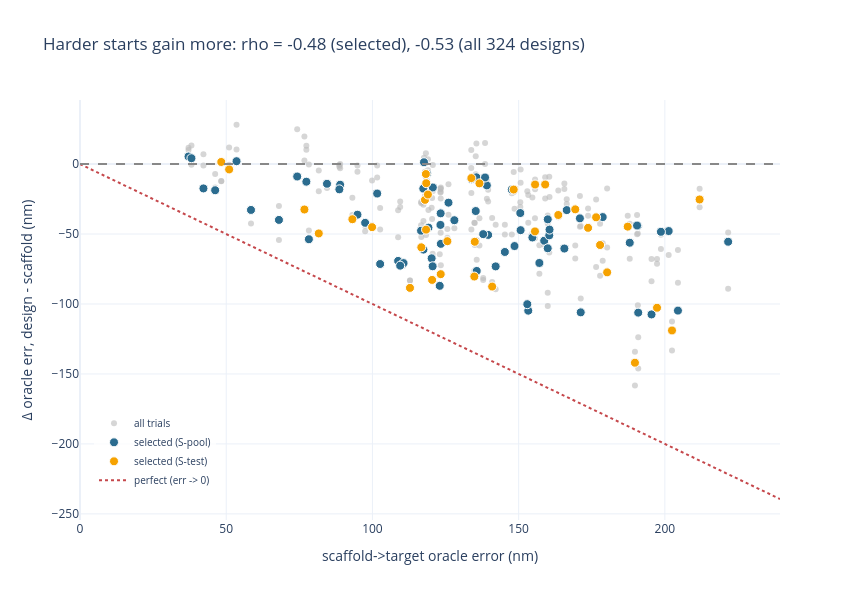

The notebook cell saved with this chart:
### Markdown cell above
## 7. Change in design error vs. how far the scaffold started from the target

**x** = the **scaffold** oracle error. **y** = the change from design,
`Δ = design err − scaffold err` (negative = improved), for the surrogate-selected trial. The dotted
`y = −x` line is the best possible (error driven to 0). Every trial is plotted faintly behind, so the
correlation can be read against the trial noise rather than through it.

### Code cell
pair = fin.merge(scaf0[["example", "peak_err"]].drop_duplicates("example"),
                 on="example", suffixes=("", "_scaf"))
pair["d"] = pair["peak_err"] - pair["peak_err_scaf"]
rho_sel = summ["d_err"].corr(summ["scaf_err"])
rho_all = pair["d"].corr(pair["peak_err_scaf"])
xmax = float(summ.scaf_err.max()) * 1.08
fig = go.Figure()
fig.add_trace(go.Scatter(x=pair["peak_err_scaf"], y=pair["d"], mode="markers", name="all trials",
                         marker=dict(color="#bbbbbb", size=6, opacity=0.6),
                         customdata=np.stack([pair["example"], pair["trial"]], axis=-1),
                         hovertemplate="%{customdata[0]} (trial %{customdata[1]:.0f})"
                                       "<br>scaffold %{x:.1f} nm, Δ %{y:+.1f} nm<extra></extra>"))
for label in LABELS:
    s = summ[summ.cohort == label]
    fig.add_trace(go.Scatter(
        x=s.scaf_err, y=s.d_err, mode="markers", name=f"selected ({label})",
        marker=dict(color=COLOR[label], size=9, line=dict(width=1, color="white")),
        customdata=np.stack([s.task, s.des_err, s.id_scaf, s.sel_trial], axis=-1),
        hovertemplate="<b>%{customdata[0]}</b> (trial %{customdata[3]:.0f})<br>scaffold %{x:.1f} nm"
                      "<br>Δ %{y:+.1f} -> design %{customdata[1]:.1f} nm"
                      "<br>id kept %{customdata[2]:.0%}<extra></extra>"))
fig.add_hline(y=0, line_dash="dash", line_color="#888")
fig.add_trace(go.Scatter(x=[0, xmax], y=[0, -xmax], mode="lines", name="perfect (err -> 0)",
                         line=dict(dash="dot", color="#c5474b"), hoverinfo="skip"))
fig.update_layout(template=pio_tmpl, width=860, height=600,
                  xaxis_title="scaffold->target oracle error (nm)",
                  yaxis_title="Δ oracle err, design - scaffold (nm)",
                  legend=dict(x=0.02, y=0.06, bgcolor="rgba(255,255,255,0.75)", font_size=10),
                  title=f"Harder starts gain more: rho = {rho_sel:.2f} (selected), "
                        f"{rho_all:.2f} (all {len(pair)} designs)")
fig.show()

### Figure 1 — Plotly figure (JSON) as saved in the notebook; plotly's stock layout.template omitted (floating-point values rounded to 4 significant figures; data arrays with more than 128 entries replaced by an {"elided": "..."} marker saying what was removed)
{"data": [{"customdata": {"elided": "324x2 mixed values"}, "hovertemplate": "%{customdata[0]} (trial %{customdata[1]:.0f})<br>scaffold %{x:.1f} nm, Δ %{y:+.1f} nm<extra></extra>", "marker": {"color": "#bbbbbb", "opacity": 0.6, "size": 6}, "mode": "markers", "name": "all trials", "type": "scatter", "x": {"elided": "324 float values"}, "y": {"elided": "324 float values"}}, {"customdata": {"elided": "72x4 mixed values"}, "hovertemplate": "<b>%{customdata[0]}</b> (trial %{customdata[3]:.0f})<br>scaffold %{x:.1f} nm<br>Δ %{y:+.1f} -> design %{customdata[1]:.1f} nm<br>id kept %{customdata[2]:.0%}<extra></extra>", "marker": {"color": "#2b6c8f", "line": {"color": "white", "width": 1}, "size": 9}, "mode": "markers", "name": "selected (S-pool)", "type": "scatter", "x": [201.3, 128.0, 102.6, 68.03, 101.6, 94.88, 147.7, 120.2, 108.8, 170.9, 188.0, 84.46, 88.96, 46.22, 78.27, 178.7, 37.11, 165.6, 58.47, 74.27, 77.41, 123.3, 204.5, 142.1, 171.2, 42.21, 195.4, 190.9, 157.1, 158.7, 221.6, 133.8, 116.6, 160.0, 117.6, 139.1, 135.7, 110.6, 160.5, 145.3, 150.7, 148.6, 139.6, 135.6, 123.0, 119.2, 123.3, 126.0, 109.5, 38.11, 97.51, 88.69, 53.53, 150.6, 137.9, 160.6, 117.4, 135.3, 138.5, 190.8, 198.7, 120.7, 118.7, 190.5, 153.3, 153.0, 154.7, 159.9, 120.6, 166.4, 123.4, 117.4], "y": [-47.87, -40.14, -71.42, -39.92, -21.06, -36.18, -18.24, -67.35, -69.22, -38.8, -56.22, -14.09, -14.77, -18.72, -53.73, -37.89, 5.38, -60.38, -32.79, -8.89, -12.6, -35.23, -104.7, -73.13, -106.0, -17.41, -107.5, -106.2, -70.68, -54.79, -55.51, -10.8, -47.62, -39.51, 1.3, -15.26, -76.39, -70.78, -50.96, -62.83, -47.25, -58.6, -50.63, -9.47, -87.03, -45.43, -43.48, -27.58, -72.61, 4.17, -41.99, -18.07, 2.06, -35.0, -50.08, -46.85, -17.53, -33.56, -9.59, -44.32, -48.4, -16.74, -6.96, -43.93, -104.8, -100.1, -52.45, -60.21, -73.06, -32.9, -57.01, -61.13]}, {"customdata": {"elided": "36x4 mixed values"}, "hovertemplate": "<b>%{customdata[0]}</b> (trial %{customdata[3]:.0f})<br>scaffold %{x:.1f} nm<br>Δ %{y:+.1f} -> design %{customdata[1]:.1f} nm<br>id kept %{customdata[2]:.0%}<extra></extra>", "marker": {"color": "#f6a200", "line": {"color": "white", "width": 1}, "size": 9}, "mode": "markers", "name": "selected (S-test)", "type": "scatter", "x": [169.4, 148.3, 163.6, 116.7, 189.8, 180.3, 176.5, 51.0, 140.9, 197.3, 134.8, 133.8, 112.8, 81.65, 155.6, 93.14, 118.0, 125.6, 155.6, 119.0, 123.3, 135.0, 118.3, 48.31, 118.4, 118.3, 99.88, 136.6, 202.4, 159.1, 187.3, 76.74, 211.9, 177.8, 173.7, 120.4], "y": [-32.38, -18.21, -36.39, -59.49, -142.0, -77.4, -38.06, -3.84, -87.54, -102.7, -80.37, -10.03, -88.49, -49.58, -48.13, -39.42, -25.58, -55.12, -14.62, -21.77, -78.69, -55.54, -46.86, 1.5, -13.68, -7.12, -45.1, -13.78, -118.9, -14.58, -44.71, -32.47, -25.3, -57.85, -45.58, -82.79]}, {"hoverinfo": "skip", "line": {"color": "#c5474b", "dash": "dot"}, "mode": "lines", "name": "perfect (err -> 0)", "type": "scatter", "x": [0, 239.4], "y": [0, -239.4]}], "layout": {"height": 600, "legend": {"bgcolor": "rgba(255,255,255,0.75)", "font": {"size": 10}, "x": 0.02, "y": 0.06}, "shapes": [{"line": {"color": "#888", "dash": "dash"}, "type": "line", "x0": 0, "x1": 1, "xref": "x domain", "y0": 0, "y1": 0, "yref": "y"}], "title": {"text": "Harder starts gain more: rho = -0.48 (selected), -0.53 (all 324 designs)"}, "width": 860, "xaxis": {"title": {"text": "scaffold->target oracle error (nm)"}}, "yaxis": {"title": {"text": "Δ oracle err, design - scaffold (nm)"}}}}
